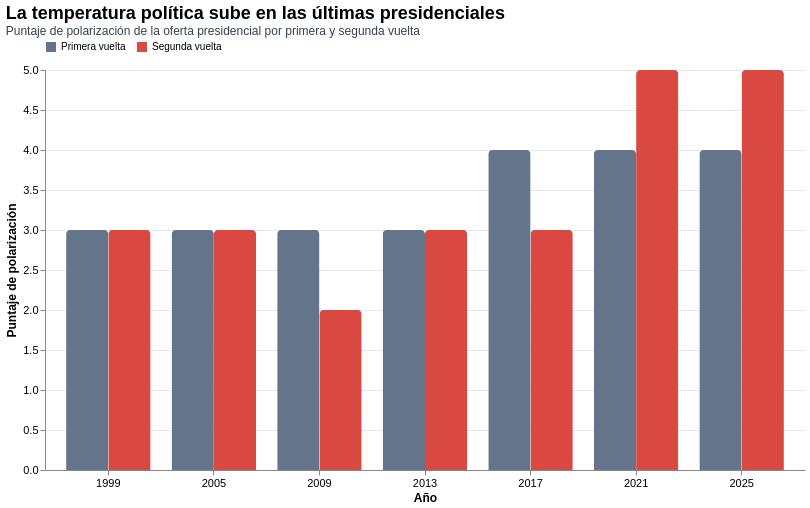

This figure's notebook cell:
### Code cell
grafico_5 = alt.Chart(polarizacion_larga).mark_bar(
    cornerRadiusEnd=4
).encode(
    x=alt.X(
        "anio:O",
        title="Año",
        axis=alt.Axis(labelAngle=0)
    ),
    y=alt.Y(
        "polarizacion:Q",
        title="Puntaje de polarización",
        scale=alt.Scale(domain=[0, 5])
    ),
    color=alt.Color(
        "vuelta_label:N",
        title=None,
        scale=alt.Scale(
            domain=["Primera vuelta", "Segunda vuelta"],
            range=["#64748b", "#d94841"]
        )
    ),
    xOffset=alt.XOffset("vuelta_label:N"),
    tooltip=[
        alt.Tooltip("anio:O", title="Año"),
        alt.Tooltip("vuelta_label:N", title="Vuelta"),
        alt.Tooltip("polarizacion:Q", title="Polarización", format=".1f")
    ]
).properties(
    title={
        "text": "La temperatura política sube en las últimas presidenciales",
        "subtitle": "Puntaje de polarización de la oferta presidencial por primera y segunda vuelta",
        "anchor": "start",
        "fontSize": 18,
        "subtitleFontSize": 12,
        "subtitleColor": "#374151"
    },
    width=760,
    height=400
).configure_view(
    strokeWidth=0
).configure_axis(
    gridColor="#e5e7eb",
    labelFontSize=11,
    titleFontSize=12
).configure_legend(
    orient="top",
    title=None
)

grafico_5

### Figure 1 — Vega-Lite specification as saved in the notebook (floating-point values rounded to 4 significant figures)
{"config": {"view": {"continuousWidth": 300, "continuousHeight": 300, "strokeWidth": 0}, "axis": {"gridColor": "#e5e7eb", "labelFontSize": 11, "titleFontSize": 12}, "legend": {"orient": "top", "title": null}}, "data": {"name": "data-27ab853b20775a18fc4c0373f5ac86c6"}, "mark": {"type": "bar", "cornerRadiusEnd": 4}, "encoding": {"color": {"field": "vuelta_label", "scale": {"domain": ["Primera vuelta", "Segunda vuelta"], "range": ["#64748b", "#d94841"]}, "title": null, "type": "nominal"}, "tooltip": [{"field": "anio", "title": "Año", "type": "ordinal"}, {"field": "vuelta_label", "title": "Vuelta", "type": "nominal"}, {"field": "polarizacion", "format": ".1f", "title": "Polarización", "type": "quantitative"}], "x": {"axis": {"labelAngle": 0}, "field": "anio", "title": "Año", "type": "ordinal"}, "xOffset": {"field": "vuelta_label", "type": "nominal"}, "y": {"field": "polarizacion", "scale": {"domain": [0, 5]}, "title": "Puntaje de polarización", "type": "quantitative"}}, "height": 400, "title": {"text": "La temperatura política sube en las últimas presidenciales", "subtitle": "Puntaje de polarización de la oferta presidencial por primera y segunda vuelta", "anchor": "start", "fontSize": 18, "subtitleFontSize": 12, "subtitleColor": "#374151"}, "width": 760, "$schema": "https://vega.github.io/schema/vega-lite/v5.20.1.json", "datasets": {"data-27ab853b20775a18fc4c0373f5ac86c6": [{"anio": 1999, "vuelta_tipo": "polarizacion_v1", "polarizacion": 3.0, "vuelta_label": "Primera vuelta"}, {"anio": 2005, "vuelta_tipo": "polarizacion_v1", "polarizacion": 3.0, "vuelta_label": "Primera vuelta"}, {"anio": 2009, "vuelta_tipo": "polarizacion_v1", "polarizacion": 3.0, "vuelta_label": "Primera vuelta"}, {"anio": 2013, "vuelta_tipo": "polarizacion_v1", "polarizacion": 3.0, "vuelta_label": "Primera vuelta"}, {"anio": 2017, "vuelta_tipo": "polarizacion_v1", "polarizacion": 4.0, "vuelta_label": "Primera vuelta"}, {"anio": 2021, "vuelta_tipo": "polarizacion_v1", "polarizacion": 4.0, "vuelta_label": "Primera vuelta"}, {"anio": 2025, "vuelta_tipo": "polarizacion_v1", "polarizacion": 4.0, "vuelta_label": "Primera vuelta"}, {"anio": 1999, "vuelta_tipo": "polarizacion_v2", "polarizacion": 3.0, "vuelta_label": "Segunda vuelta"}, {"anio": 2005, "vuelta_tipo": "polarizacion_v2", "polarizacion": 3.0, "vuelta_label": "Segunda vuelta"}, {"anio": 2009, "vuelta_tipo": "polarizacion_v2", "polarizacion": 2.0, "vuelta_label": "Segunda vuelta"}, {"anio": 2013, "vuelta_tipo": "polarizacion_v2", "polarizacion": 3.0, "vuelta_label": "Segunda vuelta"}, {"anio": 2017, "vuelta_tipo": "polarizacion_v2", "polarizacion": 3.0, "vuelta_label": "Segunda vuelta"}, {"anio": 2021, "vuelta_tipo": "polarizacion_v2", "polarizacion": 5.0, "vuelta_label": "Segunda vuelta"}, {"anio": 2025, "vuelta_tipo": "polarizacion_v2", "polarizacion": 5.0, "vuelta_label": "Segunda vuelta"}]}}
